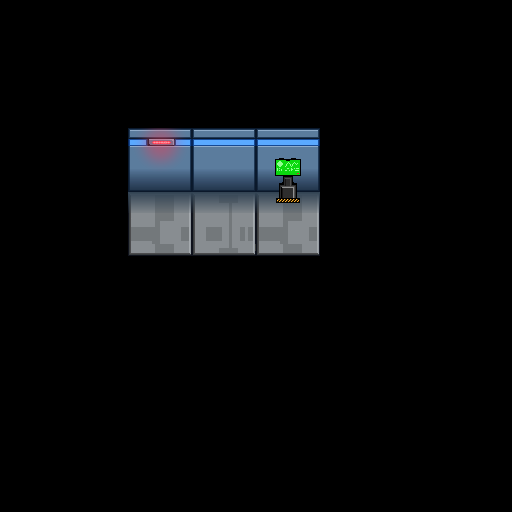

Below is a game level as drawn by its tile map, then a one-line description and the .tmx that defines it (tile-layer data replaced by summaries):
An orthogonal 8x8 tile map with 64x64 px tiles, 2 tile layers (ground, walls), 2 tilesets.

<map version="1.10" tiledversion="1.10.1" orientation="orthogonal" renderorder="right-down" width="8" height="8" tilewidth="64" tileheight="64" infinite="0" nextlayerid="6" nextobjectid="1">
 <editorsettings>
  <export target="../src/assets/tilemaps/level1.json" format="json" />
 </editorsettings>
 <tileset firstgid="1" source="tileset_sf.tsx" />
 <tileset firstgid="511" name="tileset_sf" tilewidth="64" tileheight="64" tilecount="510" columns="30">
  <image source="TileMap_SF/tileset_sf.png" width="1920" height="1088" />
 </tileset>
 <layer id="1" name="ground" width="8" height="8">
  <data>[64 cells, 5 non-empty, 4 distinct tile ids]</data>
 </layer>
 <layer id="3" name="walls" width="8" height="8">
  <properties>
   <property name="colides" type="bool" value="true" />
  </properties>
  <data>[64 cells, 13 non-empty, 5 distinct tile ids]</data>
 </layer>
</map>
